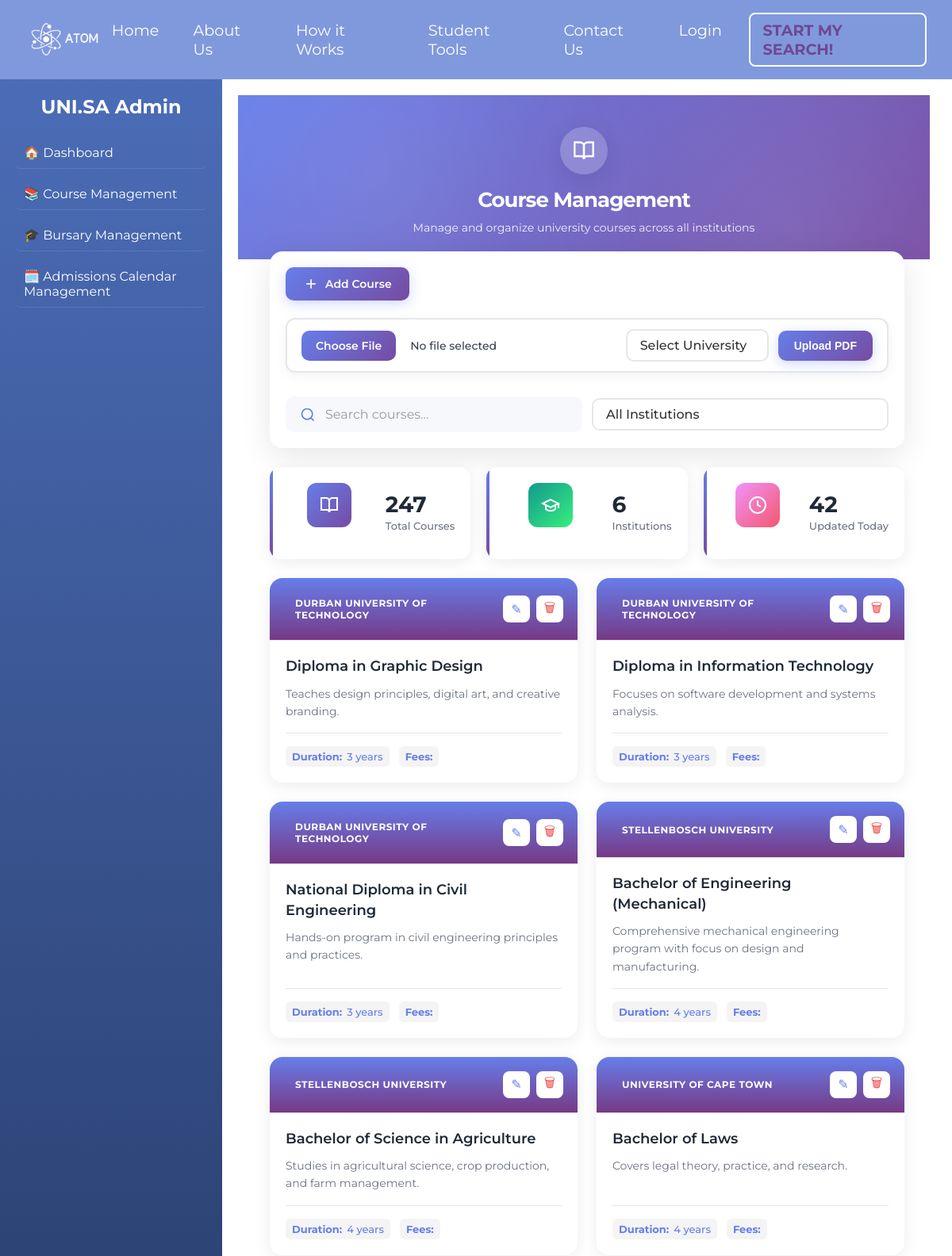
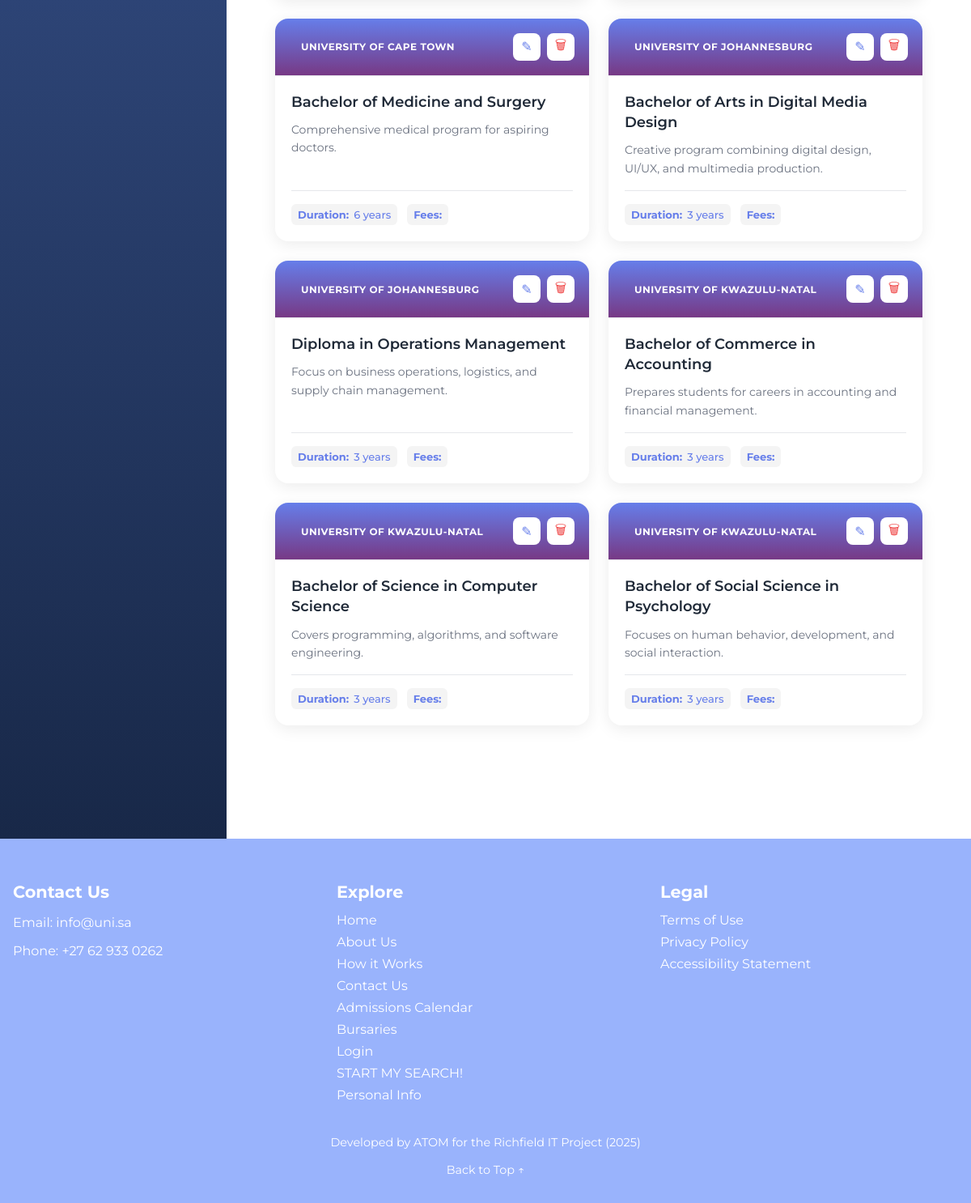
The page /courses/manage on the database its author committed (2 pictures, top to bottom).
### Database/models.py (models this page shows)
class University(db.Model):
    __tablename__ = 'university'
    university_id = db.Column(db.Integer, primary_key=True)
    name = db.Column(db.String(200), unique=True, nullable=False)
    city = db.Column(db.String(100), nullable=False)
    province_state = db.Column(db.String(100), nullable=False)
    programs = db.relationship('Program', backref='university', lazy=True)

class Program(db.Model):
    __tablename__ = 'program'
    program_id = db.Column(db.Integer, primary_key=True)
    university_id = db.Column(db.Integer, db.ForeignKey('university.university_id'), nullable=False)
    program_name = db.Column(db.String(200), nullable=False)
    degree_type = db.Column(db.String(50))
    duration_years = db.Column(db.Integer)
    description = db.Column(db.Text)
    fees = db.Column(db.String(50))  # NEW: Tuition fees
    location = db.Column(db.String(100))        # NEW
    study_mode = db.Column(db.String(20))      # NEW
    __table_args__ = (db.UniqueConstraint('university_id', 'program_name', name='_program_name_uc'),)
    requirements = db.relationship('Requirement', backref='program', lazy=True)
    applications = db.relationship('Application', backref='program', lazy=True)

### routes/courses.py (the view)
@courses.route('/manage')
def manage_courses():
    universities = University.query.all()
    courses = db.session.query(Program, University)\
        .join(University)\
        .order_by(University.name, Program.program_name)\
        .all()
    course_list = []
    for program, university in courses:
        requirements = Requirement.query.filter_by(program_id=program.program_id).all()
        course_list.append({
            'id': program.program_id,
            'title': program.program_name,
            'description': program.description,
            'college': university.name,
            'college_id': university.university_id,
            'duration': f"{program.duration_years} years",
            'degree_type': program.degree_type,
            'location': program.location,
            'study_mode': program.study_mode,
            'requirements': requirements
        })
    return render_template('Admin/course_management.html',
                         courses=course_list,
                         universities=universities)

### templates/Admin/course_management.html (shortened to what this page needs)
{% extends 'Admin/admin.html' %}
{% set active_page = 'courses' %}
{% block head_extras %}
  <link rel="stylesheet" href="{{ url_for('static', filename='css/course_mangement.css') }}">
  <link rel="stylesheet" href="{{ url_for('static', filename='css/admin.css') }}">
{% endblock %}
{% block admin_content %}
<div class="course-management-wrapper">
  <div class="hero-section">
    <div class="hero-content">
      <div class="hero-icon">
        <svg xmlns="http://www.w3.org/2000/svg" width="64" height="64" viewBox="0 0 24 24" fill="none" stroke="currentColor" stroke-width="2">
          <path d="M2 3h6a4 4 0 0 1 4 4v14a3 3 0 0 0-3-3H2z"></path>
          <path d="M22 3h-6a4 4 0 0 0-4 4v14a3 3 0 0 1 3-3h7z"></path>
        </svg>
      </div>
      <h1 class="hero-title">Course Management</h1>
      <p class="hero-subtitle">Manage and organize university courses across all institutions</p>
    </div>
  </div>
  <div class="content-container">
    <div class="control-panel">
      <div class="control-left">
        <button class="btn-primary" onclick="openAddModal()">
          <svg xmlns="http://www.w3.org/2000/svg" width="20" height="20" viewBox="0 0 24 24" fill="none" stroke="currentColor" stroke-width="2">
            <line x1="12" y1="5" x2="12" y2="19"></line>
            <line x1="5" y1="12" x2="19" y2="12"></line>
          </svg>
          Add Course
        </button>
<div class="upload-section">
  <label for="pdfUpload" class="choose-file-btn">Choose File</label>
  <span class="file-name" id="fileName">No file selected</span>
  <select id="pdfUniversity" style="margin-left:10px;">
    <option value="">Select University</option>
  </select>
  <button id="uploadPDFBtn">Upload PDF</button>
</div>
      </div>
      <div class="control-right">
        <div class="search-box">
          <svg xmlns="http://www.w3.org/2000/svg" width="20" height="20" viewBox="0 0 24 24" fill="none" stroke="currentColor" stroke-width="2">
            <circle cx="11" cy="11" r="8"></circle>
            <path d="m21 21-4.35-4.35"></path>
          </svg>
          <input type="text" id="searchInput" placeholder="Search courses..." onkeyup="searchCourses()">
        </div>
        <select id="collegeFilter" class="filter-select" onchange="filterCourses()" aria-label="Filter">
          <option value="all">All Institutions</option>
        </select>
      </div>
    </div>
    <div class="stats-grid">
      <div class="stat-card stat-primary">
        <div class="stat-icon">
          <svg xmlns="http://www.w3.org/2000/svg" width="24" height="24" viewBox="0 0 24 24" fill="none" stroke="currentColor" stroke-width="2">
            <path d="M2 3h6a4 4 0 0 1 4 4v14a3 3 0 0 0-3-3H2z"></path>
            <path d="M22 3h-6a4 4 0 0 0-4 4v14a3 3 0 0 1 3-3h7z"></path>
          </svg>
        </div>
        <div class="stat-info">
          <h3 class="stat-number">247</h3>
          <p class="stat-label">Total Courses</p>
        </div>
      </div>
      <div class="stat-card stat-success">
        <div class="stat-icon">
          <svg xmlns="http://www.w3.org/2000/svg" width="24" height="24" viewBox="0 0 24 24" fill="none" stroke="currentColor" stroke-width="2">
            <path d="M22 10v6M2 10l10-5 10 5-10 5z"></path>
            <path d="M6 12v5c3 3 9 3 12 0v-5"></path>
          </svg>
        </div>
        <div class="stat-info">
          <h3 class="stat-number">6</h3>
          <p class="stat-label">Institutions</p>
        </div>
      </div>
      <div class="stat-card stat-warning">
        <div class="stat-icon">
          <svg xmlns="http://www.w3.org/2000/svg" width="24" height="24" viewBox="0 0 24 24" fill="none" stroke="currentColor" stroke-width="2">
            <circle cx="12" cy="12" r="10"></circle>
            <polyline points="12 6 12 12 16 14"></polyline>
          </svg>
        </div>
        <div class="stat-info">
          <h3 class="stat-number">42</h3>
          <p class="stat-label">Updated Today</p>
        </div>
      </div>
    </div>
    <div class="courses-grid">
      {% for course in courses %}
      <div class="course-card" data-college="{{ course.college }}">
        <div class="card-header">
          <span class="college-badge badge-{{ course.college | lower }}">{{ course.college }}</span>
          <div class="card-actions">
            <button class="btn-icon btn-edit" data-id="{{ course.id }}">✎</button>
            <button class="btn-icon btn-delete" data-id="{{ course.id }}">🗑</button>
          </div>
        </div>
        <div class="card-body">
          <h3 class="course-title">{{ course.title }}</h3>
          <p class="course-description">{{ course.description }}</p>
          <div class="course-meta">
            <div class="meta-item"><strong>Duration:</strong> {{ course.duration }}</div>
            <div class="meta-item"><strong>Fees:</strong> {{ course.fees }}</div>
          </div>
        </div>
      </div>
      {% endfor %}
    </div>
{% endblock %}

### templates/Admin/admin.html (shortened to what this page needs)
{% extends 'base.html' %} {% block title %}Admin Panel | Uni.sa{% endblock %}  {% block content %}
<div class="admin-dashboard">
  <aside class="sidebar">
    <h2 class="logo">UNI.SA Admin</h2>
    <nav class="sidebar-nav">
      <a href="{{ url_for('admin') }}" class="nav-item">🏠 Dashboard</a>
      <a href="{{ url_for('course_management') }}" class="nav-item"
        >📚 Course Management</a
      >
      <a href="{{ url_for('bursary_management') }}" class="nav-item"
        >🎓 Bursary Management</a
      >
      <a href="{{ url_for('admissions_calendar_management') }}" class="nav-item"
        >🗓️ Admissions Calendar Management</a
      >
    </nav>
  </aside>
  <main class="dashboard-content">
    {% block admin_content %}{% endblock %}
  </main>
</div>
{% endblock %}

### templates/base.html (shortened to what this page needs)
<!DOCTYPE html>
<html lang="en">
  <head>
<head>
  <link rel="stylesheet" href="{{ url_for('static', filename='styles.css') }}" />
  <link rel="stylesheet" href="{{url_for('static', filename='css/chat.css')}}" />
  <link rel="stylesheet" href="{{ url_for('static', filename='css/mobile-fixes.css') }}">
  <link rel="stylesheet" href="{{ url_for('static', filename='css/mobile-menu.css') }}">
    <link
      rel="stylesheet"
      href="https://cdnjs.cloudflare.com/ajax/libs/font-awesome/6.4.0/css/all.min.css"
    />
    <link
      rel="stylesheet"
      href="{{ url_for('static', filename='styles.css') }}"
    />
    <link
      rel="stylesheet"
      href="{{url_for('static', filename='css/chat.css')}}"
    />
    {% block head_extras %}{% endblock %}
  </head>
  <body>
    <nav class="navbar">
      <a href="{{ url_for('home_page') }}"
        ><img
          class="logo"
          src="{{ url_for('static', filename='img/atom-removebg-preview.png') }}"
          alt="uni.sa"
      /></a>
    <ul>
        <li><a href="{{ url_for('home_page') }}" class="underline">Home</a></li>
        <li><a href="{{ url_for('about') }}" class="underline">About Us</a></li>
        <li>
          <a href="{{ url_for('how_it_works') }}" class="underline"
            >How it Works</a
          >
        </li>
        <li class="dropdown">
          <a href="#">Student Tools</a>
        </li>
        <li>
          <a href="{{ url_for('contact') }}" class="underline">Contact Us</a>
        </li>
        {% if session.get('is_admin') %}
        <li>
          <a href="{{ url_for('admin_logout') }}" class="underline">Logout</a>
        </li>
        {% elif session.get('name') %}
        <li><a href="{{ url_for('logout') }}" class="underline">Logout</a></li>
        {% else %}
        <li><a href="{{ url_for('login') }}" class="underline">Login</a></li>
        {% endif %}
        <li>
          <a href="{{ url_for('start_search') }}" class="special-link"
            >START MY SEARCH!</a
          >
        </li>
      </ul>
    </nav>
    {% block content %}{% endblock %}
    <footer>
      <div class="footer-container">
        <div class="footer-section contact">
          <h3>Contact Us</h3>
          <p>Email: <a href="mailto:tmothilall07@gmail.com">info@uni.sa</a></p>
          <p>Phone: +27 62 933 0262</p>
        </div>
        <div class="footer-section explore">
          <h3>Explore</h3>
          <ul>
            <li><a href="{{ url_for('home_page') }}">Home</a></li>
            <li><a href="{{ url_for('about') }}">About Us</a></li>
            <li><a href="{{ url_for('how_it_works') }}">How it Works</a></li>
            <li><a href="{{ url_for('contact') }}">Contact Us</a></li>
            <li>
              <a href="{{ url_for('admissions') }}">Admissions Calendar</a>
            </li>
            <li><a href="{{ url_for('bursaries') }}">Bursaries</a></li>
            <li><a href="{{ url_for('login') }}">Login</a></li>
            <li>
              <a href="{{ url_for('start_search') }}">START MY SEARCH!</a>
            </li>
            <li><a href="{{ url_for('personal_info') }}">Personal Info</a></li>
          </ul>
        </div>
        <div class="footer-section legal">
          <h3>Legal</h3>
          <ul>
            <li><a href="{{ url_for('terms') }}">Terms of Use</a></li>
            <li><a href="{{ url_for('privacy') }}">Privacy Policy</a></li>
            <li><a href="#">Accessibility Statement</a></li>
          </ul>
        </div>
      </div>
      <p class="footer-bottom">
        Developed by ATOM for the Richfield IT Project (2025)
      </p>
      <a href="#top" class="back-to-top">Back to Top ↑</a>
    </footer>
  </body>
</html>

### static/styles.css (style rules this page uses)
body { font-family: 'Montserrat', sans-serif; margin: 0; padding: 0; }
.navbar { background: #8099dd; color: #fff; padding: 1rem 2rem; display: flex; align-items: center; justify-content: space-between; }
.navbar .logo { font-size: 2rem; font-weight: bold; letter-spacing: 2px; height: 55px; width: auto; }
.navbar a .logo { transition: transform 0.3s; }
.navbar ul { list-style: none; display: flex; gap: 1.5rem; margin: 0; padding: 0; }
.navbar ul li { position: relative; }
.navbar ul li a { color: #ffffff; text-decoration: none; font-size: 1.2rem; position: relative; padding: 10px 0.6rem; transition: color 0.2s; display: inline-block; }
.navbar ul li a.underline::after { content: ""; position: absolute; left: 0; bottom: 0; width: 0; height: 2px; background-color: #7d2ed8; transition: width 0.3s ease-in-out; }
.navbar ul li a.special-link { border: 2px solid #ffffff; color: #704792; padding: 0.5rem 1rem; border-radius: 8px; font-weight: bold; text-decoration: none; transition: background 0.3s, color 0.3s, transform 0.3s; }
.dropdown { position: relative; }
footer { background-color: #99b3fc; color: white; padding: 2rem 1rem; text-align: left; font-family: 'Montserrat', sans-serif; }
.footer-container { display: flex; flex-wrap: wrap; gap: 2rem; justify-content: space-between; }
.footer-section { flex: 1 1 200px; }
.footer-section h3 { font-size: 1.3rem; margin-bottom: 0.8rem; color: white; }
.footer-section ul { list-style: none; padding: 0; margin: 0; }
.footer-section ul li { margin-bottom: 0.5rem; }
.footer-section a { color: white; text-decoration: none; transition: color 0.3s; }
.footer-bottom { margin-top: 2rem; text-align: center; font-size: 0.9rem; }
.back-to-top { display: block; margin: 1rem auto 0 auto; text-align: center; color: white; text-decoration: none; font-size: 0.9rem; }
.stat-icon { width: 70px; height: 70px; margin: 0 auto 20px; border-radius: 50%; display: flex; align-items: center; justify-content: center; transition: all 0.3s ease; }
.stat-number { font-size: 72px; font-weight: 800; color: #6B21A8; line-height: 1; display: inline-block; }
.stat-label { font-size: 16px; color: #4B5563; font-weight: 600; margin-top: 16px; line-height: 1.5; }

### static/css/chat.css (style rules this page uses)
:root { --atom-bg: transparent; --atom-border: rgba(255, 255, 255, 0.15); --atom-glow: rgba(173, 130, 255, 0.6); --atom-accent: #b28ef5; --atom-text: #f3f3f3; --atom-subtext: #b8b8b8; --atom-gradient: linear-gradient(135deg, #b28ef5, #8ab4f8); }

### static/css/mobile-menu.css (style rules this page uses)
.mobile-menu { display: none; }

### static/css/admin.css (style rules this page uses)
.admin-dashboard { display: flex; min-height: 100vh; font-family: 'Montserrat', sans-serif; }
.sidebar { background: linear-gradient(180deg, #4b6cb7, #182848); color: white; width: 240px; padding: 20px; display: flex; flex-direction: column; }
.sidebar .logo { font-size: 1.5em; margin-bottom: 1em; }
.sidebar-nav { display: flex; flex-direction: column; gap: 12px; }
.sidebar-nav .nav-item { color: white; text-decoration: none; padding: 10px; border-radius: 6px; transition: background 0.3s; }
.dashboard-content { flex: 1; color: purple; padding: 40px; }

### rows shown on the page
University: college "DURBAN UNIVERSITY OF TECHNOLOGY" "DURBAN UNIVERSITY OF TECHNOLOGY" "DURBAN UNIVERSITY OF TECHNOLOGY"
Program: title "Diploma in Graphic Design", description "Teaches design principles, digital art, and creative branding."
Program: title "Diploma in Information Technology", description "Focuses on software development and systems analysis."
Program: title "National Diploma in Civil Engineering", description "Hands-on program in civil engineering principles and practices."
University: college "STELLENBOSCH UNIVERSITY" "STELLENBOSCH UNIVERSITY"
Program: title "Bachelor of Engineering (Mechanical)", description "Comprehensive mechanical engineering program with focus on design and manufacturing."
Program: title "Bachelor of Science in Agriculture", description "Studies in agricultural science, crop production, and farm management."
University: college "UNIVERSITY OF CAPE TOWN" "UNIVERSITY OF CAPE TOWN"
Program: title "Bachelor of Laws", description "Covers legal theory, practice, and research."
Program: title "Bachelor of Medicine and Surgery", description "Comprehensive medical program for aspiring doctors."
University: college "UNIVERSITY OF JOHANNESBURG" "UNIVERSITY OF JOHANNESBURG"
Program: title "Bachelor of Arts in Digital Media Design", description "Creative program combining digital design, UI/UX, and multimedia production."
Program: title "Diploma in Operations Management", description "Focus on business operations, logistics, and supply chain management."
University: college "UNIVERSITY OF KWAZULU-NATAL" "UNIVERSITY OF KWAZULU-NATAL" "UNIVERSITY OF KWAZULU-NATAL"
Program: title "Bachelor of Commerce in Accounting", description "Prepares students for careers in accounting and financial management."
Program: title "Bachelor of Science in Computer Science", description "Covers programming, algorithms, and software engineering."
Program: title "Bachelor of Social Science in Psychology", description "Focuses on human behavior, development, and social interaction."

### other values the page prints
{{ course.duration }} "3 years" "3 years" "3 years" "4 years" "4 years" "4 years" "6 years" "3 years" "3 years" "3 years" "3 years" "3 years"
